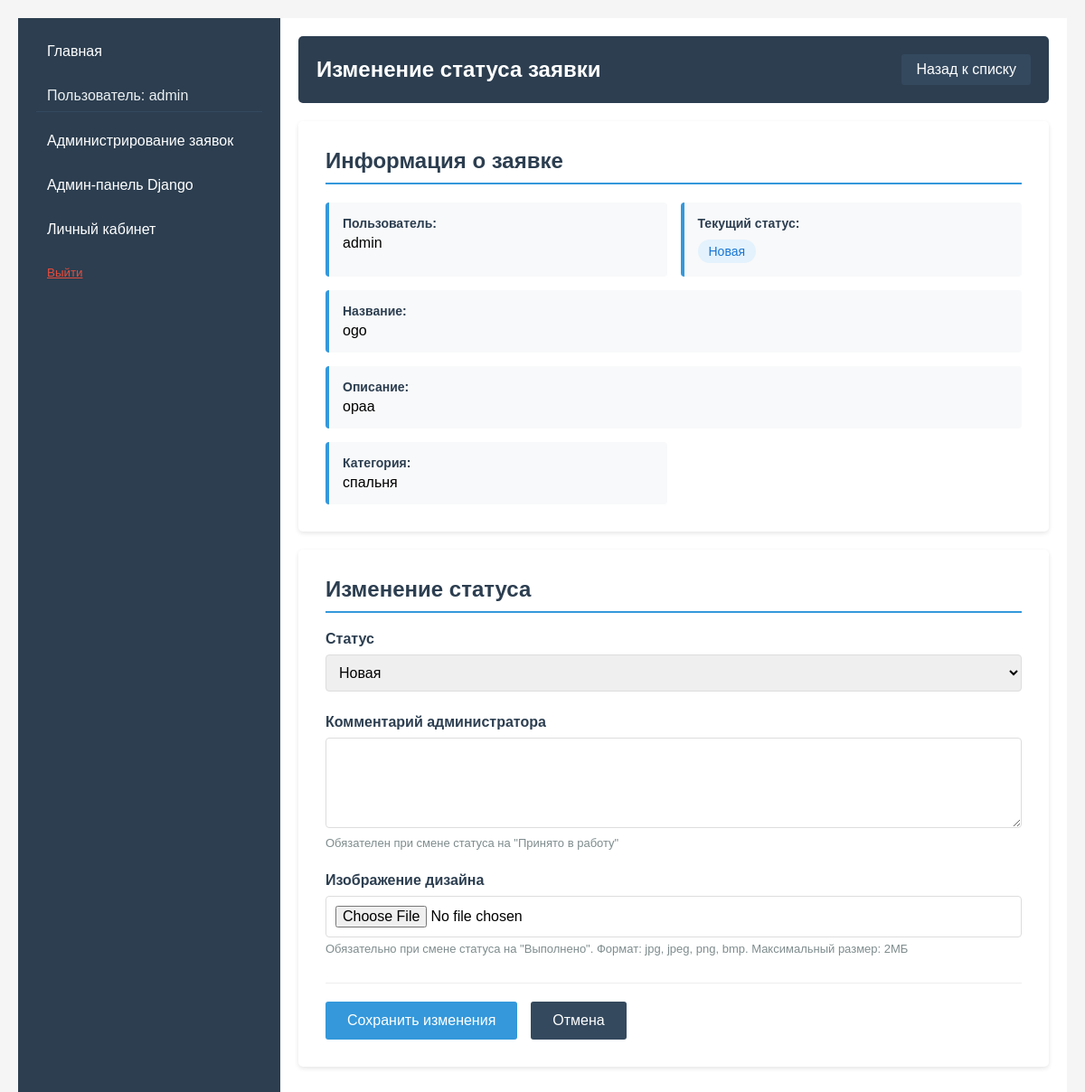
/catalog/admin/applications/2/ (signed in), run on an earlier commit of the app's database.
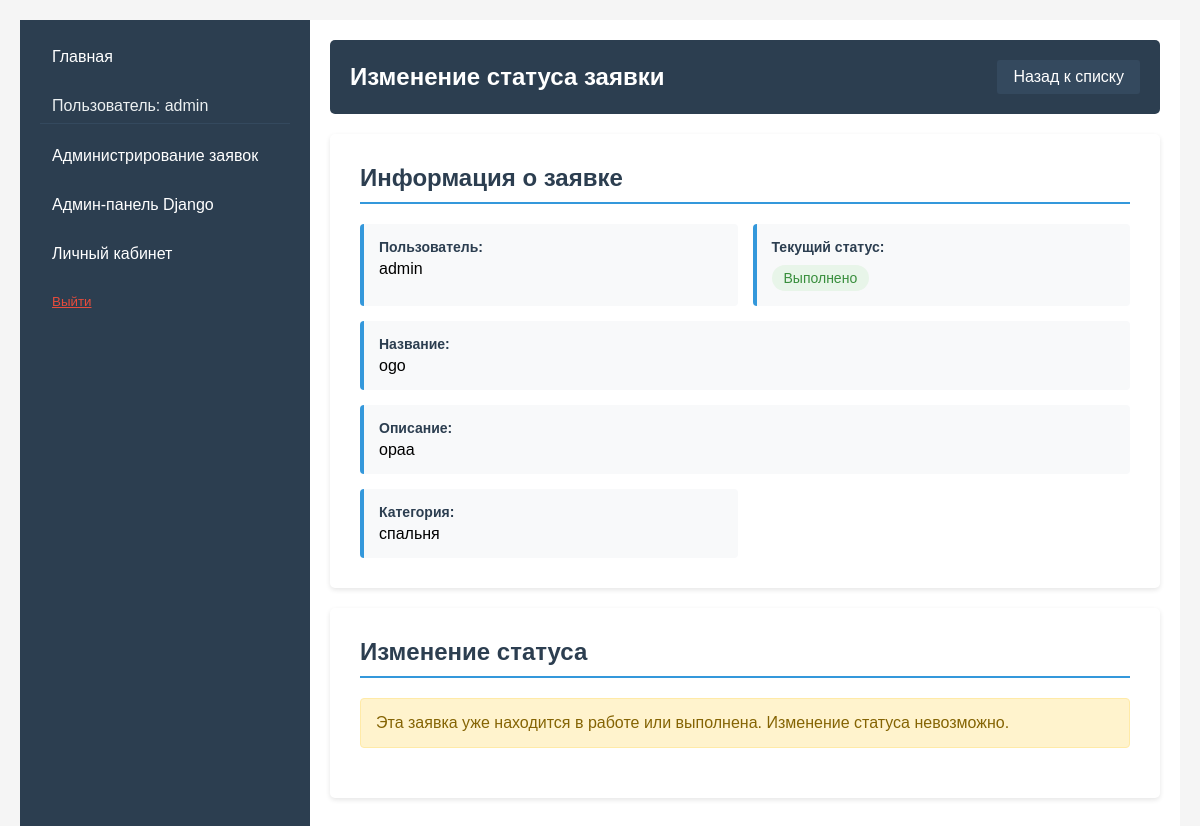
And on a later commit of the database.
### catalog/models.py (models this page shows, shortened)
class Application(models.Model):
    STATUS_CHOICES = [
        ('new', 'Новая'),
        ('in_progress', 'Принято в работу'),
        ('completed', 'Выполнено'),
    ]
    user = models.ForeignKey(User, on_delete=models.CASCADE, verbose_name='Пользователь')
    title = models.CharField(max_length=200, verbose_name='Название')
    description = models.TextField(verbose_name='Описание')
    category = models.ForeignKey(Category, on_delete=models.CASCADE, verbose_name='Категория')
    status = models.CharField(
        max_length=20,
        choices=STATUS_CHOICES,
        default='new',
        verbose_name='Статус'
    )
    created_at = models.DateTimeField(auto_now_add=True, verbose_name='Временная метка')
    admin_comment = models.TextField(verbose_name='Комментарий администратора', blank=True, null=True)
    class Meta:
        ordering = ['-created_at']
        verbose_name = 'Заявка'
        verbose_name_plural = 'Заявки'
    def can_change_status(self):
        return self.status == 'new'

class Category(models.Model):
    name = models.CharField(max_length=200, help_text="Введите категорию дизайна")

### catalog/views.py (the view)
# urls.py: path('admin/applications/<int:pk>/', views.admin_application_detail, name='admin_application_detail'),
@staff_member_required
def admin_application_detail(request, pk):
    application = get_object_or_404(Application, pk=pk)
    if request.method == 'POST':
        form = AdminApplicationForm(request.POST, request.FILES)
        if form.is_valid():
            if not application.can_change_status():
                messages.error(request, 'Нельзя изменить статус заявки, которая уже в работе или выполнена')
                return redirect('admin_application_detail', pk=pk)
            new_status = form.cleaned_data['status']
            application.status = new_status
            if form.cleaned_data.get('comment'):
                application.admin_comment = form.cleaned_data['comment']
            application.save()
            design_image = form.cleaned_data.get('design_image')
            if design_image and new_status == 'completed':
                ApplicationImage.objects.create(
                    application=application,
                    image=design_image,
                    image_type='design'
                )
            messages.success(request, f'Статус заявки успешно изменен на "{application.get_status_display()}"')
            return redirect('admin_application_list')
    else:
        form = AdminApplicationForm(initial={'status': application.status})
    context = {
        'application': application,
        'form': form,
    }
    return render(request, 'catalog/admin_application_detail.html', context)

### catalog/forms.py (shortened to what this page needs)
class AdminApplicationForm(forms.ModelForm):
    comment = forms.CharField(
        label='Комментарий администратора',
        widget=forms.Textarea(attrs={'rows': 4, 'class': 'form-control'}),
        required=False,
        help_text='Обязателен при смене статуса на "Принято в работу"'
    )
    design_image = forms.ImageField(
        label='Изображение дизайна',
        required=False,
        help_text='Обязательно при смене статуса на "Выполнено". Формат: jpg, jpeg, png, bmp. Максимальный размер: 2МБ'
    )
    class Meta:
        model = Application
        fields = ['status', 'comment']
        widgets = {
            'status': forms.Select(attrs={'class': 'form-control'}),
        }

### templates/catalog/admin_application_detail.html (shortened to what this page needs)
{% extends "base_generic.html" %}
{% block content %}
<div class="admin-application-detail">
    <div class="header-section">
        <h1>Изменение статуса заявки</h1>
        <a href="{% url 'admin_application_list' %}" class="btn btn-secondary">Назад к списку</a>
    </div>
    <div class="application-info-card">
        <h2>Информация о заявке</h2>
        <div class="info-grid">
            <div class="info-item">
                <strong>Пользователь:</strong> {{ application.user.username }}
            </div>
            <div class="info-item">
                <strong>Текущий статус:</strong>
                <span class="status-badge status-{{ application.status }}">
                    {{ application.get_status_display }}
                </span>
            </div>
            <div class="info-item full-width">
                <strong>Название:</strong> {{ application.title }}
            </div>
            <div class="info-item full-width">
                <strong>Описание:</strong> {{ application.description }}
            </div>
            <div class="info-item">
                <strong>Категория:</strong> {{ application.category.name }}
            </div>
        </div>
    </div>
    <div class="status-change-form">
        <h2>Изменение статуса</h2>
        {% if not application.can_change_status %}
        <div class="warning-alert">
            <p> Эта заявка уже находится в работе или выполнена. Изменение статуса невозможно.</p>
        </div>
        {% endif %}
        {% if application.can_change_status %}
        <form method="post" enctype="multipart/form-data">
            <div class="form-group">
                <label for="id_status">{{ form.status.label }}</label>
                {{ form.status }}
            </div>
            <div class="form-group">
                <label for="id_comment">{{ form.comment.label }}</label>
                {{ form.comment }}
                <small>{{ form.comment.help_text }}</small>
            </div>
            <div class="form-group">
                <label for="id_design_image">{{ form.design_image.label }}</label>
                {{ form.design_image }}
                <small>{{ form.design_image.help_text }}</small>
            </div>
            <div class="form-actions">
                <button type="submit" class="btn btn-primary">Сохранить изменения</button>
                <a href="{% url 'admin_application_list' %}" class="btn btn-secondary">Отмена</a>
            </div>
        </form>
        {% endif %}
    </div>
</div>
{% endblock %}

What changed in the data, as far as the page shows it:
changed Application "ogo": status "Новая" → "Выполнено"
Also different on the page:
form field status: "Новая" → (not shown)
text no longer shown: "Статус Комментарий администратора Обязателен при смене статуса на \"Принято в работу\" Изображение дизайна Обязательно при смене статуса на \"Выполнено\". Формат: jpg, jpeg, png, bmp. Максимальный размер: 2МБ Сохранить изменения Отмена"
text now shown: "Эта заявка уже находится в работе или выполнена. Изменение статуса невозможно."
